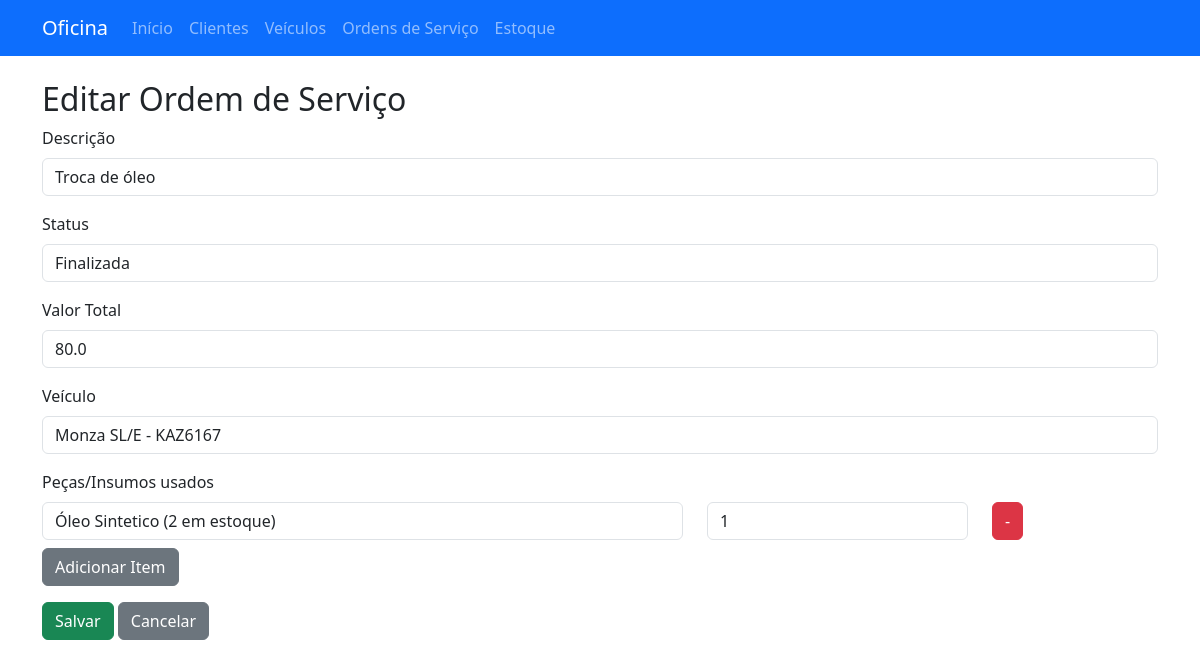
The page /ordens/editar/3 on the database its author committed.
### models.py (models this page shows)
class OrdemServico(db.Model):
    __tablename__ = "ordem_servico"
    id = db.Column(db.Integer, primary_key=True)
    descricao = db.Column(db.String(200), nullable=False)
    status = db.Column(db.String(20), nullable=False)
    valor_total = db.Column(db.Float)
    veiculo_id = db.Column(db.Integer, db.ForeignKey('veiculo.id'), nullable=False)
    itens_usados = db.relationship('ItemOrdemServico', backref='ordem_servico', lazy=True)

class Veiculo(db.Model):
    __tablename__ = "veiculo"
    id = db.Column(db.Integer, primary_key=True)
    modelo = db.Column(db.String(100), nullable=False)
    placa = db.Column(db.String(20), nullable=False)
    ano = db.Column(db.String(10))
    cliente_id = db.Column(db.Integer, db.ForeignKey('cliente.id'), nullable=False)
    ordens = db.relationship('OrdemServico', backref='veiculo', lazy=True)

class ItemOrdemServico(db.Model):
    __tablename__ = "item_ordem_servico"
    id = db.Column(db.Integer, primary_key=True)
    ordem_servico_id = db.Column(db.Integer, db.ForeignKey('ordem_servico.id'), nullable=False)
    item_estoque_id = db.Column(db.Integer, db.ForeignKey('item_estoque.id'), nullable=False)
    quantidade_usada = db.Column(db.Integer, nullable=False)
    item_estoque = db.relationship('ItemEstoque')

class ItemEstoque(db.Model):
    __tablename__ = "item_estoque"
    id = db.Column(db.Integer, primary_key=True)
    nome = db.Column(db.String(100), nullable=False)
    descricao = db.Column(db.String(200))
    quantidade = db.Column(db.Integer, default=0, nullable=False)
    estoque_minimo = db.Column(db.Integer, default=1, nullable=False)

### app.py (the view, shortened to what this page needs)
@app.route('/ordens/editar/<int:id>', methods=['GET', 'POST'])
def ordem_editar(id):
    ordem = OrdemServico.query.get_or_404(id)
    veiculos = Veiculo.query.all()
    itens_estoque = ItemEstoque.query.all()
    return render_template('ordem_form.html', acao='Editar', ordem=ordem, veiculos=veiculos, itens_estoque=itens_estoque)

### templates/ordem_form.html (shortened to what this page needs)
{% extends 'base.html' %}
{% block conteudo %}
<h2>{{ acao }} Ordem de Serviço</h2>
<form method="POST">
    <div class="mb-3">
        <label class="form-label">Descrição</label>
        <input class="form-control" name="descricao" required value="{{ ordem.descricao if ordem else '' }}">
    </div>
    <div class="mb-3">
        <label class="form-label">Status</label>
        <select class="form-control" name="status" required>
            {% set status_atual = ordem.status if ordem else '' %}
            {% for st in ['Aberta', 'Em andamento', 'Finalizada'] %}
                <option value="{{ st }}" {% if status_atual == st %}selected{% endif %}>{{ st }}</option>
            {% endfor %}
        </select>
    </div>
    <div class="mb-3">
        <label class="form-label">Valor Total</label>
        <input class="form-control" name="valor_total" type="number" step="0.01" value="{{ ordem.valor_total if ordem else '' }}">
    </div>
    <div class="mb-3">
        <label class="form-label">Veículo</label>
        <select class="form-control" name="veiculo_id" required>
            {% for veiculo in veiculos %}
                <option value="{{ veiculo.id }}"
                    {% if ordem and veiculo.id == ordem.veiculo_id %}selected{% endif %}>
                    {{ veiculo.modelo }} - {{ veiculo.placa }}
                </option>
            {% endfor %}
        </select>
    </div>
    <div class="mb-3">
        <label class="form-label">Peças/Insumos usados</label>
        <div id="itens-usados">
            {% if ordem and ordem.itens_usados %}
                {% for item_usado in ordem.itens_usados %}
                    <div class="row mb-2">
                        <div class="col-7">
                            <select class="form-control" name="item_id">
                                {% for item in itens_estoque %}
                                    <option value="{{ item.id }}"
                                        {% if item.id == item_usado.item_estoque_id %}selected{% endif %}>
                                        {{ item.nome }} ({{ item.quantidade }} em estoque)
                                    </option>
                                {% endfor %}
                            </select>
                        </div>
                        <div class="col-3">
                            <input class="form-control" name="quantidade_usada" type="number" min="1" value="{{ item_usado.quantidade_usada }}">
                        </div>
                        <div class="col-2">
                            <button type="button" class="btn btn-danger btn-remove">-</button>
                        </div>
                    </div>
                {% endfor %}
            {% endif %}
        </div>
        <button type="button" class="btn btn-secondary" id="add-item">Adicionar Item</button>
    </div>
    <button class="btn btn-success" type="submit">Salvar</button>
    <a href="{{ url_for('ordens') }}" class="btn btn-secondary">Cancelar</a>
</form>
{% endblock %}

### rows shown on the page
OrdemServico: descricao "Troca de óleo", status "Finalizada", valor_total "80.0", veiculo_id "Monza SL/E - KAZ6167"
ItemOrdemServico: item_id "Óleo Sintetico (2 em estoque)", quantidade_usada "1"

### other values the page prints
{{ acao }} "Editar"
